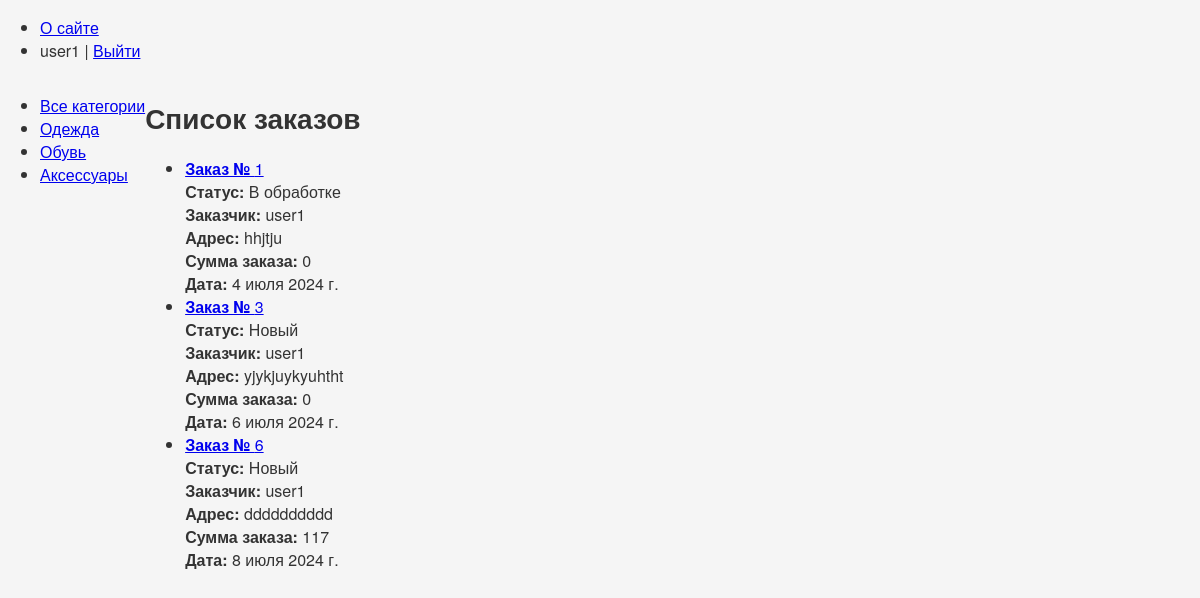
Page /orders/ (signed in) on the committed database.
### store/models.py (models this page shows, shortened)
class Category(models.Model):
    name = models.CharField(max_length=50)
    slug = models.SlugField(max_length=255, unique=True, db_index=True, verbose_name="URL")
    def get_absolute_url(self):
        return reverse('cat_products', kwargs={'cat_slug': self.slug})

class Order(models.Model):
    ORDER_STATUS_CHOICES = [
        ('new', 'Новый'),
        ('processing', 'В обработке'),
        ('ready', 'Готов'),
        ('received', 'Получен'),
    ]
    ORDER_STATUS_DICT = dict(ORDER_STATUS_CHOICES)
    customer = models.ForeignKey(User, on_delete=models.CASCADE)
    address = models.CharField(max_length=50, default='', blank=True)
    phone = models.CharField(max_length=50, default='', blank=True)
    date = models.DateField(default=datetime.datetime.today)
    status = models.CharField(max_length=20, choices=ORDER_STATUS_CHOICES, default='new')
    @property
    def status_display(self):
        return self.ORDER_STATUS_DICT.get(self.status)
    @property
    def total_price(self):
        return sum(item.price for item in self.orderitem_set.all())

class OrderItem(models.Model):
    order = models.ForeignKey(Order, on_delete=models.CASCADE)
    product = models.ForeignKey(Products, on_delete=models.CASCADE)
    quantity = models.IntegerField(default=1)
    price = models.IntegerField()

### store/views.py (the view)
# urls.py: path('orders/', Orders.as_view(), name='orders'),
class Orders(DataMixin, ListView):
    model = Order
    template_name = 'store/orders.html'
    context_object_name = 'orders'
    ordering = 'status'
    def get_queryset(self):
        if self.request.user.is_superuser:
            return Order.objects.all()
        else:
            return Order.objects.filter(customer=self.request.user)
    def get_context_data(self, *, object_list=None, **kwargs):
        context = super().get_context_data(**kwargs)
        c_def = self.get_user_context(title="Список заказов")
        context.update(c_def)
        return context

### store/utils.py (called while the page is built)
    def get_user_context(self, **kwargs):
        context = kwargs
        cats = Category.objects.annotate(Count('products'))
        user_menu = menu.copy()
        context['menu'] = user_menu
        context['cats'] = cats
        if 'cat_selected' not in context:
            context['cat_selected'] = 0
        return context

### store/templates/store/orders.html
{% extends 'store/base.html' %}
{% block content %}
<h1>{{title}}</h1>
<ul>
         {% for order in orders %}
         <li>
             <a href="{% url 'one_order' order.pk %}"><strong>Заказ № </strong> {{ order.pk }}<br></a>
                    <strong>Статус:</strong> {{ order.status_display }}<br>
                    <strong>Заказчик:</strong> {{ order.customer }}<br>
                    <strong>Адрес:</strong> {{ order.address }}<br>
                    <strong>Сумма заказа:</strong> {{ order.total_price }}<br>
                    <strong>Дата:</strong> {{ order.date }}<br>
         </li>
         {% endfor %}
</ul>
{% endblock %}

### store/templates/store/base.html (shortened to what this page needs)
{% load static %}
<!DOCTYPE html>
<html>
<head>
    <link rel="stylesheet" href="{% static 'store/css/styles.css' %}">
</head>
<body>
<table class="table-page" border="0" cellpadding="0" cellspacing="0">
    <tr>
        <td valign="top">
            {% block mainmenu %}
            <ul id="mainmenu" class="mainmenu">
                {% for m in menu %}
                <li><a href="{% url m.url_name %}">{{m.title}}</a></li>
                {% endfor %}
                {% if request.user.is_authenticated %}
                <li class="last"> {{user.username}} | <a href="{% url 'logout' %}">Выйти</a></li>
                {% else %}
                <li class="last"><a href="{% url 'register' %}">Регистрация</a> | <a href="{% url 'login' %}">Войти</a>
                </li>
                {% endif %}
            </ul>
            {% endblock mainmenu %}
            <table class="table-content" border=0 cellpadding="0" cellspacing="0">
                <tr>
                    <td valign="top" class="left-chapters">
                        <ul id="leftchapters">
                            {% if request.resolver_match.url_name == 'products' and cat_selected == 0 %}
                                <li class="selected">Все категории</li>
                            {% else %}
                                <li><a href="{% url 'products' %}">Все категории</a></li>
                            {% endif %}
                            {% for c in cats %}
                                {% if c.products__count > 0 %}
                                {% if c.pk == cat_selected %}
                                <li class="selected">{{c.name}}</li>
                                {% else %}
                                <li><a href="{{ c.get_absolute_url }}">{{c.name}}</a></li>
                                {% endif %}
                                {% endif %}
                            {% endfor %}
                        </ul>
                    </td>
                    <td valign="top" class="content">
                        <div class="content-text">
                            {% block content %}
                            {% endblock %}
                        </div>
                    </td>
                </tr>
            </table>
        </td>
    </tr>
</body>
</html>

### store/static/store/css/styles.css (style rules this page uses)
body { font-family: 'Helvetica Neue', Helvetica, Arial, sans-serif; background-color: #f5f5f5; margin: 0; padding: 0; color: #333; }
h1 { font-size: 28px; color: #333; }

### rows in the picture
Category: name "Одежда"
Category: name "Обувь"
Category: name "Аксессуары"
Order: pk "1", status_display "В обработке", customer "user1", address "hhjtju", total_price "0", date "4 июля 2024 г."
Order: pk "3", status_display "Новый", customer "user1", address "yjykjuykyuhtht", total_price "0", date "6 июля 2024 г."
Order: pk "6", status_display "Новый", customer "user1", address "dddddddddd", total_price "117", date "8 июля 2024 г."

### other values in the picture
{{ m.title }} "О сайте"
{{ user.username }} "user1"
{{ title }} "Список заказов"
